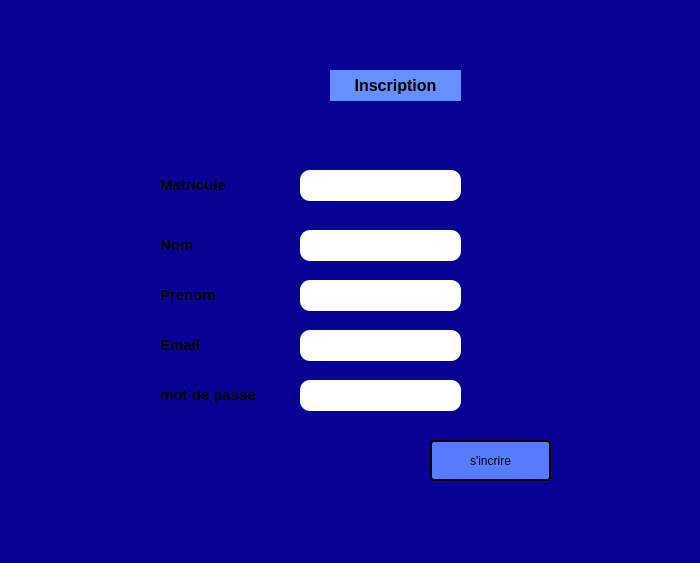
<?xml version="1.0" encoding="UTF-8"?>
<ui version="4.0">
 <class>Inscription</class>
 <widget class="QWidget" name="Inscription">
  <property name="geometry">
   <rect>
    <x>0</x>
    <y>0</y>
    <width>700</width>
    <height>563</height>
   </rect>
  </property>
  <property name="windowTitle">
   <string>Form</string>
  </property>
  <property name="styleSheet">
   <string notr="true">background-color: rgb(8, 3, 148);</string>
  </property>
  <widget class="QPushButton" name="pushButton_register">
   <property name="geometry">
    <rect>
     <x>430</x>
     <y>440</y>
     <width>121</width>
     <height>41</height>
    </rect>
   </property>
   <property name="styleSheet">
    <string notr="true">QPushButton {
	font: 700 10pt &quot;Segoe UI&quot;;
    
	background-color:  rgb(88, 124, 255) ;
    color: black; /* Texte noir */
    border: 2px solid black; /* Bordure noire */
    border-radius: 4px; /* Coins arrondis */
    padding: 4px; /* Espacement interne */
}</string>
   </property>
   <property name="text">
    <string>s'incrire</string>
   </property>
  </widget>
  <widget class="QLineEdit" name="lineEdit_nom">
   <property name="geometry">
    <rect>
     <x>300</x>
     <y>230</y>
     <width>161</width>
     <height>31</height>
    </rect>
   </property>
   <property name="styleSheet">
    <string notr="true">QLineEdit {
	background-color: rgb(255, 255, 255);
    color: black; /* Texte en blanc */
    border: none; /* Pas de bordure */
    border-radius: 10px; /* Coins arrondis */
    padding: 10px 20px; /* Espacement à l'intérieur du bouton */
    cursor: pointer; /* Changer le curseur pour indiquer qu'il est cliquable */
    transition: background-color 0.3s ease; /* Animation de la couleur au survol */
}</string>
   </property>
  </widget>
  <widget class="QLineEdit" name="lineEdit_password">
   <property name="geometry">
    <rect>
     <x>300</x>
     <y>380</y>
     <width>161</width>
     <height>31</height>
    </rect>
   </property>
   <property name="styleSheet">
    <string notr="true">QLineEdit {
	background-color: rgb(255, 255, 255);
    color: black; /* Texte en blanc */
    border: none; /* Pas de bordure */
    border-radius: 10px; /* Coins arrondis */
    padding: 10px 20px; /* Espacement à l'intérieur du bouton */
    cursor: pointer; /* Changer le curseur pour indiquer qu'il est cliquable */
    transition: background-color 0.3s ease; /* Animation de la couleur au survol */
}</string>
   </property>
  </widget>
  <widget class="QLineEdit" name="lineEdit_prenom">
   <property name="geometry">
    <rect>
     <x>300</x>
     <y>280</y>
     <width>161</width>
     <height>31</height>
    </rect>
   </property>
   <property name="styleSheet">
    <string notr="true">QLineEdit {
	background-color: rgb(255, 255, 255);
    color: black; /* Texte en blanc */
    border: none; /* Pas de bordure */
    border-radius: 10px; /* Coins arrondis */
    padding: 10px 20px; /* Espacement à l'intérieur du bouton */
    cursor: pointer; /* Changer le curseur pour indiquer qu'il est cliquable */
    transition: background-color 0.3s ease; /* Animation de la couleur au survol */
}</string>
   </property>
  </widget>
  <widget class="QLineEdit" name="lineEdit_email">
   <property name="geometry">
    <rect>
     <x>300</x>
     <y>330</y>
     <width>161</width>
     <height>31</height>
    </rect>
   </property>
   <property name="styleSheet">
    <string notr="true">QLineEdit {
	background-color: rgb(255, 255, 255);
    color: black; /* Texte en blanc */
    border: none; /* Pas de bordure */
    border-radius: 10px; /* Coins arrondis */
    padding: 10px 20px; /* Espacement à l'intérieur du bouton */
    cursor: pointer; /* Changer le curseur pour indiquer qu'il est cliquable */
    transition: background-color 0.3s ease; /* Animation de la couleur au survol */
}</string>
   </property>
  </widget>
  <widget class="QLabel" name="label">
   <property name="geometry">
    <rect>
     <x>160</x>
     <y>230</y>
     <width>101</width>
     <height>31</height>
    </rect>
   </property>
   <property name="styleSheet">
    <string notr="true"/>
   </property>
   <property name="text">
    <string>&lt;html&gt;&lt;head/&gt;&lt;body&gt;&lt;p&gt;&lt;span style=&quot; font-size:11pt; font-weight:700;&quot;&gt;Nom&lt;/span&gt;&lt;/p&gt;&lt;/body&gt;&lt;/html&gt;</string>
   </property>
  </widget>
  <widget class="QLabel" name="label_2">
   <property name="geometry">
    <rect>
     <x>160</x>
     <y>280</y>
     <width>101</width>
     <height>31</height>
    </rect>
   </property>
   <property name="styleSheet">
    <string notr="true"/>
   </property>
   <property name="text">
    <string>&lt;html&gt;&lt;head/&gt;&lt;body&gt;&lt;p&gt;&lt;span style=&quot; font-size:11pt; font-weight:700;&quot;&gt;Prenom&lt;/span&gt;&lt;/p&gt;&lt;/body&gt;&lt;/html&gt;</string>
   </property>
  </widget>
  <widget class="QLabel" name="label_3">
   <property name="geometry">
    <rect>
     <x>160</x>
     <y>330</y>
     <width>101</width>
     <height>31</height>
    </rect>
   </property>
   <property name="styleSheet">
    <string notr="true"/>
   </property>
   <property name="text">
    <string>&lt;html&gt;&lt;head/&gt;&lt;body&gt;&lt;p&gt;&lt;span style=&quot; font-size:11pt; font-weight:700;&quot;&gt;Email&lt;/span&gt;&lt;/p&gt;&lt;/body&gt;&lt;/html&gt;</string>
   </property>
  </widget>
  <widget class="QLabel" name="label_4">
   <property name="geometry">
    <rect>
     <x>160</x>
     <y>380</y>
     <width>121</width>
     <height>31</height>
    </rect>
   </property>
   <property name="styleSheet">
    <string notr="true"/>
   </property>
   <property name="text">
    <string>&lt;html&gt;&lt;head/&gt;&lt;body&gt;&lt;p&gt;&lt;span style=&quot; font-size:11pt; font-weight:700;&quot;&gt;mot de passe&lt;/span&gt;&lt;/p&gt;&lt;/body&gt;&lt;/html&gt;</string>
   </property>
  </widget>
  <widget class="QLabel" name="label_5">
   <property name="geometry">
    <rect>
     <x>330</x>
     <y>70</y>
     <width>131</width>
     <height>31</height>
    </rect>
   </property>
   <property name="styleSheet">
    <string notr="true">background-color: rgb(102, 143, 255);
color: rgb(0, 0, 0);</string>
   </property>
   <property name="text">
    <string>&lt;html&gt;&lt;head/&gt;&lt;body&gt;&lt;p align=&quot;center&quot;&gt;&lt;span style=&quot; font-size:12pt; font-weight:700;&quot;&gt;Inscription&lt;/span&gt;&lt;/p&gt;&lt;/body&gt;&lt;/html&gt;</string>
   </property>
  </widget>
  <widget class="QLabel" name="label_6">
   <property name="geometry">
    <rect>
     <x>160</x>
     <y>170</y>
     <width>101</width>
     <height>31</height>
    </rect>
   </property>
   <property name="styleSheet">
    <string notr="true"/>
   </property>
   <property name="text">
    <string>&lt;html&gt;&lt;head/&gt;&lt;body&gt;&lt;p&gt;&lt;span style=&quot; font-size:11pt; font-weight:700;&quot;&gt;Matricule&lt;/span&gt;&lt;/p&gt;&lt;/body&gt;&lt;/html&gt;</string>
   </property>
  </widget>
  <widget class="QLineEdit" name="lineEdit_matricule">
   <property name="geometry">
    <rect>
     <x>300</x>
     <y>170</y>
     <width>161</width>
     <height>31</height>
    </rect>
   </property>
   <property name="styleSheet">
    <string notr="true">QLineEdit {
	background-color: rgb(255, 255, 255);
    color: black; /* Texte en blanc */
    border: none; /* Pas de bordure */
    border-radius: 10px; /* Coins arrondis */
    padding: 10px 20px; /* Espacement à l'intérieur du bouton */
    cursor: pointer; /* Changer le curseur pour indiquer qu'il est cliquable */
    transition: background-color 0.3s ease; /* Animation de la couleur au survol */
}</string>
   </property>
  </widget>
 </widget>
 <resources/>
 <connections/>
</ui>
